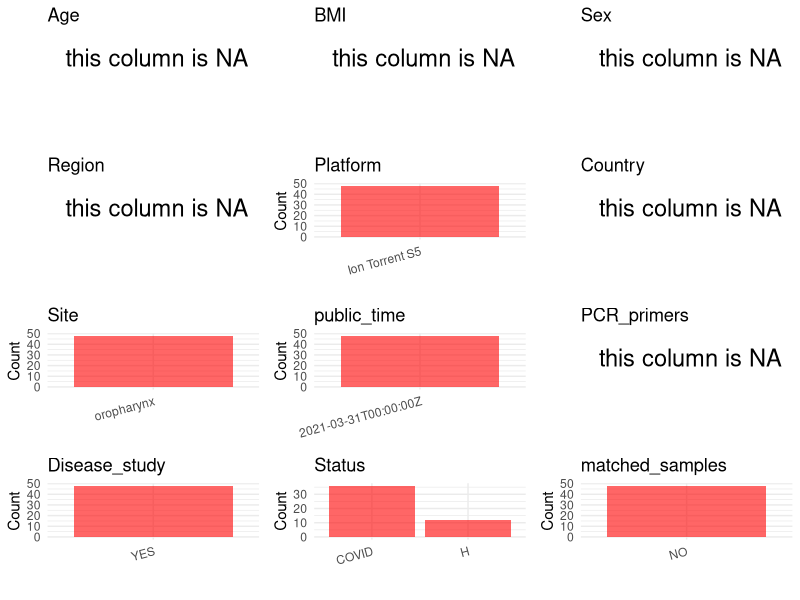

R code for this plot: (Note: this script raises an error after producing the figure.)
## ---- chunk 1
# Load necessary libraries
library(dplyr)
library(ggplot2)
library(cowplot)

# Set working directory (update this path to your local directory)
setwd("D:/metadata/4/PRJEB42999")

# Read the initial metadata files
initial_meta<-read.csv("SraRunTable.csv",header = T)

# Combine the two metadata files
#meta <- rbind(initial_meta, initial_meta1)

#Remove entries non-oral samples
#initial_meta <- subset(initial_meta,BioSampleModel != "Metagenome or environmental")

# Check the number of samples containing "HT" in Sample.Name (e.g., healthy controls)
#nrow(subset(meta, grepl("HT", Sample.Name)))

# Display the first few rows of the metadata
head(initial_meta)
## ---- chunk 2
# Create a uniform metadata dataframe
metadata <- data.frame(
  BioProject = initial_meta$BioProject,
  Run = initial_meta$Run,
  sample_name = initial_meta$Sample.Name,
  Age = NA,
  BMI = NA,
  Sex=NA,
  Region = NA,
  Platform = initial_meta$Instrument,
  Country = NA,
  Site = initial_meta$tissue_type,
  public_time = initial_meta$ReleaseDate,
  PCR_primers = NA,
  Status      = ifelse(grepl("^COVID",  initial_meta$Submitter_Id), "COVID",
                       ifelse(grepl("^CTR",  initial_meta$Submitter_Id), "H",NA)),
  stringsAsFactors = FALSE
)
## ---- chunk 3
# Add information obtained from the publication
#metadata$PCR_primers <- "515F-806R"
metadata$title <- "Oral Microbiome Dysbiosis Is Associated With Symptoms Severity and Local Immune/Inflammatory Response in COVID-19 Patients: A Cross-Sectional Study"
metadata$Disease_study <- "YES"
# Assign disease status based on sample_name patterns

keep_subjects <- unique(subset(metadata, Site == "oropharynx")$sample_name)
metadata <- subset(metadata, sample_name %in% keep_subjects)


metadata$matched_samples <- "NO"
## ---- chunk 4
# Check the number of unique runs and sample names
print(paste("Number of unique runs:", length(unique(metadata$Run))))
print(paste("Number of unique sample names:", length(unique(metadata$sample_name))))
## ---- chunk 5
# Select columns for visualization
plot_data <- metadata %>%
  select(-BioProject, -Run, -sample_name, -title)

# Function to create simple plots for each column
create_simple_plots <- function(data) {
  plots <- list()
  
  for (col in colnames(data)) {
    # Check if the column is all NA
    if (all(is.na(data[[col]]))) {
      # Create an empty plot with text indicating all NA
      p <- ggplot() +
        annotate("text", x = 0.5, y = 0.5, label = "this column is NA", size = 6) +
        labs(title = col) +
        theme_void()
    } else if (is.numeric(data[[col]])) {
      # Numeric variable: histogram
      p <- ggplot(data, aes(x = .data[[col]])) +
        geom_histogram(fill = "blue", alpha = 0.6, bins = 20, na.rm = TRUE) +
        labs(title = col) +
        theme_minimal()
    } else {
      # Categorical variable: bar plot (remove NA values)
      count_data <- as.data.frame(table(data[[col]], useNA = "ifany"))
      p <- ggplot(count_data, aes(x = reorder(Var1, -Freq), y = Freq)) +
        geom_col(fill = "red", alpha = 0.6) +
        labs(title = col, x = NULL, y = "Count") +
        theme_minimal() +
        theme(axis.text.x = element_text(angle = 15, hjust = 1))
    }
    plots[[col]] <- p
  }
  
  return(plots)
}

# Generate and arrange plots
plots <- create_simple_plots(plot_data)
p<-plot_grid(plots$Age, 
          plots$BMI, 
          plots$Sex, 
          plots$Region, 
          plots$Platform, 
          plots$Country, 
          plots$Site,
          plots$public_time, 
          plots$PCR_primers,
          plots$Disease_study,
          plots$Status,
          plots$matched_samples,# add 
          ncol = 3, align = "hv", axis = "lb")
ggsave("Metadata_Summary.png", plot = p, width = 8, height = 6, dpi = 150)
## ---- chunk 6
knitr::include_graphics("metadata_summary.png")
## ---- chunk 7
# Reorder columns to match the desired format
metadata <- metadata[, c(
  "BioProject", "Run", "sample_name", "Age", "BMI", "Sex", 
  "Region", "Platform", "Country", "Site", "public_time", 
  "PCR_primers", "title", "Disease_study", "Status","matched_samples"
)]

# Export the uniform metadata to a CSV file
write.csv(metadata, file = "metadata.csv", quote = TRUE)
head(metadata)
